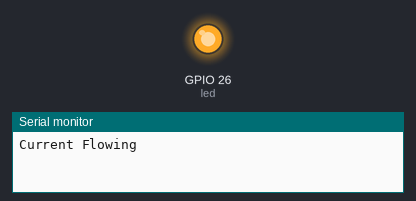
A sketch run on a simulated ESP32. On the bench: output pins drawn as LEDs (lit = HIGH), the last lines printed to the serial monitor.

Above: at 2.5 s.
At 7.5 s:
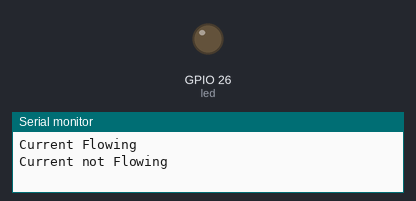
Timing chart, 0 to 13.0 s (numbered marks = the images above):
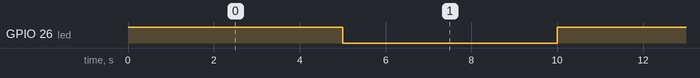

Measured:
- by itself, GPIO 26 (led): alternates HIGH for 5.0 s and LOW for 5.0 s

The sketch:

2023-0717-smart-farm-01.ino
```cpp
const int led = 26;
void setup() {
  Serial.begin(115200);
  pinMode(led,OUTPUT);
}

void loop(){
  digitalWrite(led,HIGH);
  Serial.println("Current Flowing");
  delay(5000);
  digitalWrite(led,LOW);
  Serial.println("Current not Flowing");
  delay(5000);
}
```
